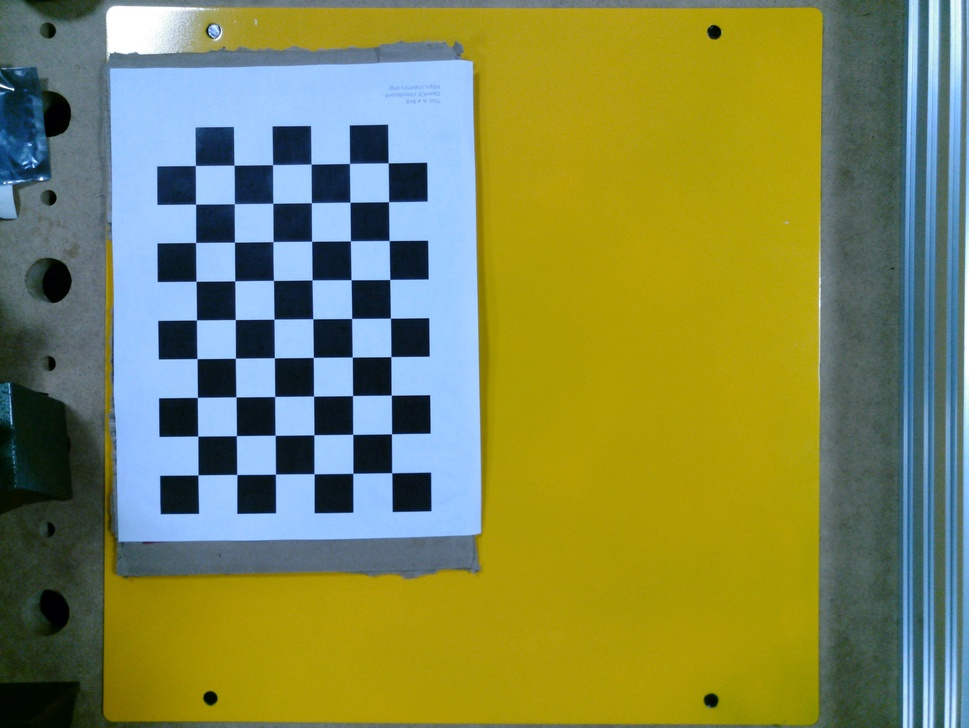
#> input picture calibration/calibrationimages/WIN_20240123_16_15_13_Pro.jpg, 969 x 728 px, shrunk from 4656 x 3496 before the run; its folder holds 5 pictures in this run
$ python calibration.py
#> lines starting #> are read from the running program, lines starting #| are printed output that depends on the picture; after the words box and inside, x2 and y2 are one past the last pixel; in counts of white or black regions, pixels touching at a corner belong together
#calibration code is from opencv website: https://docs.opencv.org/4.x/dc/dbb/tutorial_py_calibration.html

import numpy as np
import cv2 as cv
import glob

def img_show(img_to_show):
        aspect_ratio = img_to_show.shape[1] / img_to_show.shape[0]
        cv.namedWindow("Display Image", cv.WINDOW_NORMAL | cv.WINDOW_GUI_NORMAL)
        cv.imshow("Display Image", img_to_show)

        while True:
            key = cv.waitKey(1)
            if key == 27:
                break

            current_width = cv.getWindowImageRect("Display Image")[2]
            new_height = int(current_width / aspect_ratio)
            cv.resizeWindow("Display Image", current_width, new_height)
        cv.destroyAllWindows()

# termination criteria
criteria = (cv.TERM_CRITERIA_EPS + cv.TERM_CRITERIA_MAX_ITER, 30, 0.001)
# prepare object points, like (0,0,0), (1,0,0), (2,0,0) ....,(6,5,0)
objp = np.zeros((6*9,3), np.float32)
objp[:,:2] = np.mgrid[0:9,0:6].T.reshape(-1,2)*23
# Arrays to store object points and image points from all the images.
objpoints = [] # 3d point in real world space
imgpoints = [] # 2d points in image plane.
images = glob.glob("calibration\\calibrationimages\\*.jpg")
for fname in images:
    img = cv.imread(fname)
#> img is the input picture: shape (728, 969, 3); mean B, G, R 82.2, 135.4, 128.3
    gray = cv.cvtColor(img, cv.COLOR_BGR2GRAY)
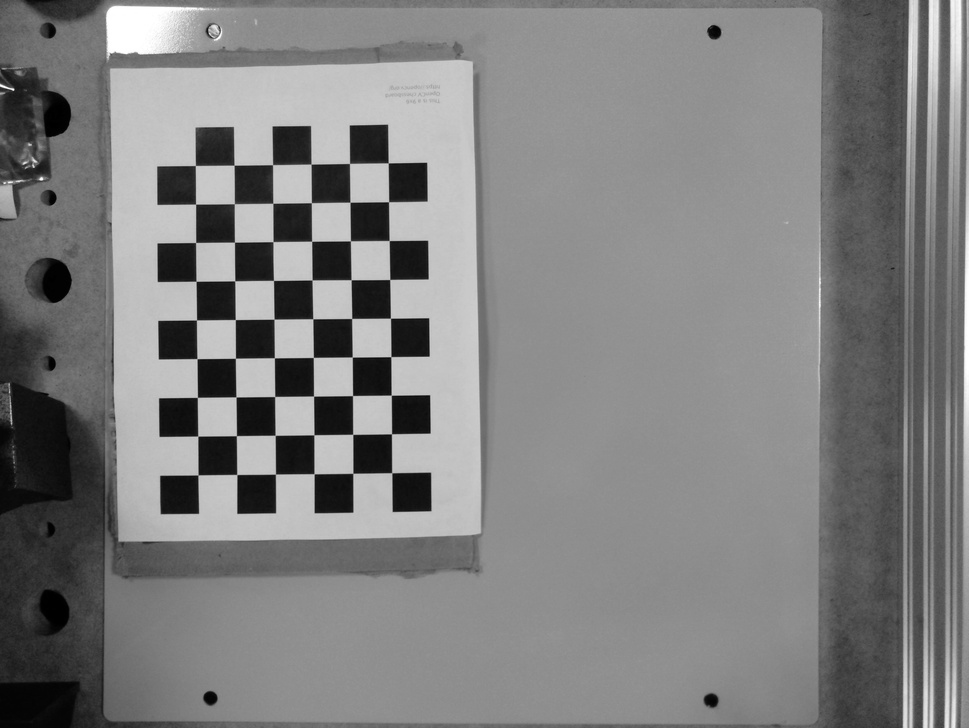
#> gray: shape (728, 969); min 0, max 255, mean 127.2
    # Find the chess board corners
    ret, corners = cv.findChessboardCorners(gray, (9,6), None)
#> ret = True; corners = 54 rows, first 8: [198, 475], [197.8, 436.1], [197.4, 397.4], [197, 358.6], [196.5, 320], [196.1, 281.3], [195.6, 242.5], [195.6, 204.1]
    # If found, add object points, image points (after refining them)
    if ret == True:
        objpoints.append(objp)
        corners2 = cv.cornerSubPix(gray,corners, (11,11), (-1,-1), criteria)
#> corners2 = 54 rows, first 8: [197.9, 474.9], [197.8, 436.1], [197.4, 397.4], [197, 358.6], [196.5, 319.9], [196, 281.3], [195.6, 242.5], [195.6, 204.1]
        imgpoints.append(corners2)
        # Draw and display the corners
        cv.drawChessboardCorners(img, (9,6), corners2, ret)
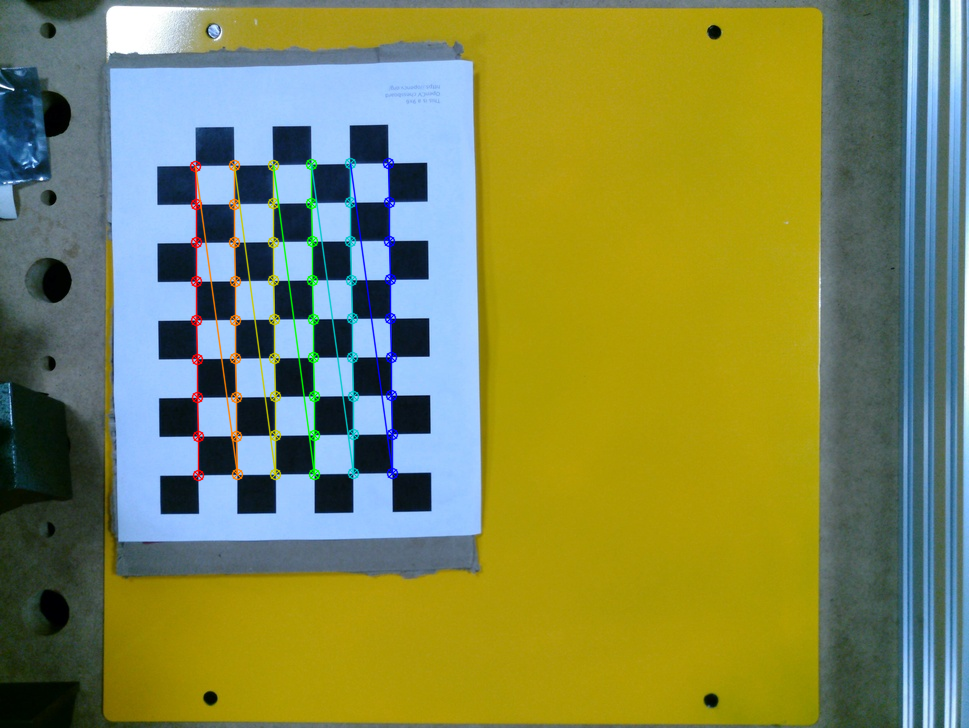
#> img: shape (728, 969, 3); 2.03% of pixels changed, all inside (x1, y1, x2, y2) = (189, 157, 399, 482)
#> pass 2 of the loop `for fname in images:`:
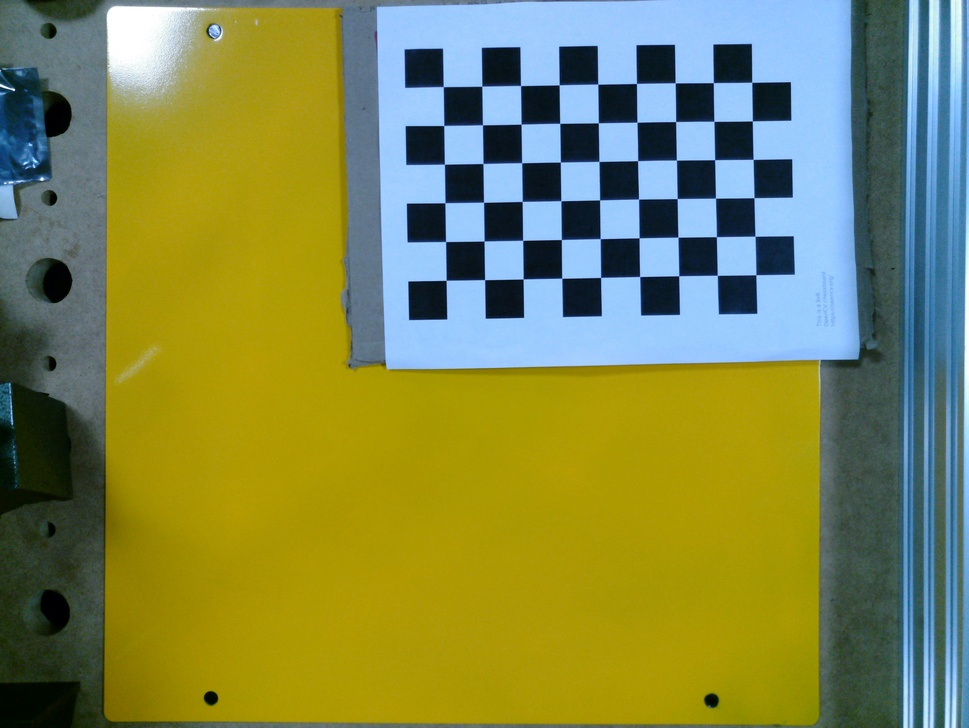
#> input picture calibration/calibrationimages/WIN_20240123_16_15_25_Pro.jpg, 969 x 728 px, shrunk from 4656 x 3496 before the run
#> img is the input picture: shape (728, 969, 3); mean B, G, R 78.6, 135.3, 127.5
#> `gray = cv.cvtColor(img, cv.COLOR_BGR2GRAY)`:
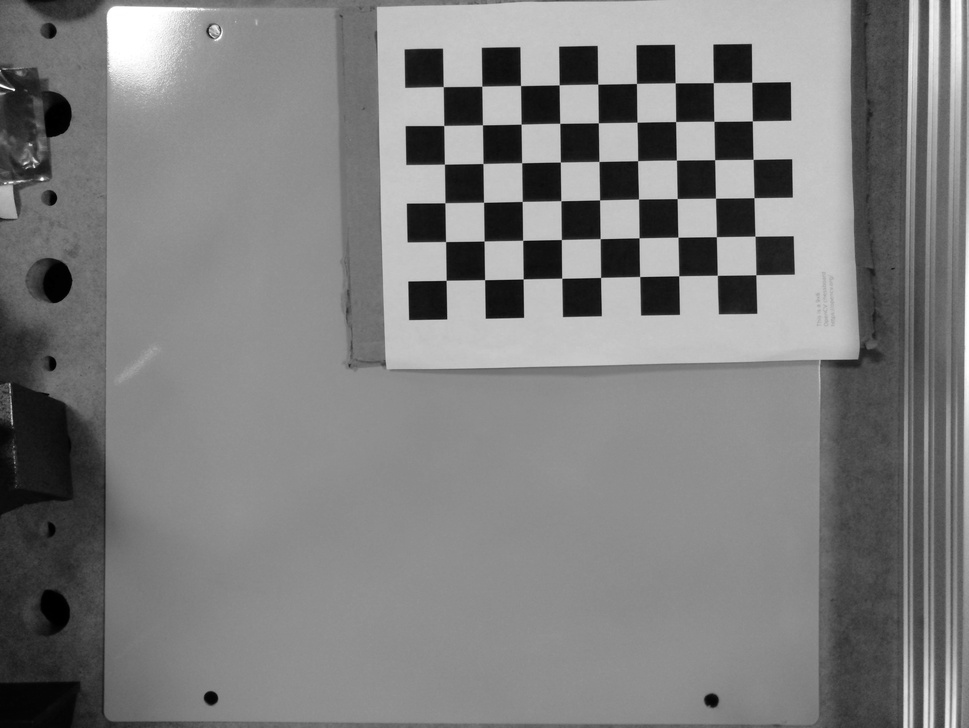
#> gray: shape (728, 969); min 0, max 255, mean 126.6
#> corners = 54 rows, first 8: [443.3, 86.67], [481.7, 86.3], [520.6, 85.54], [559.1, 84.94], [597.8, 84.21], [636.4, 83.49], [675.2, 82.89], [713.3, 82.66]
#> corners2 = 54 rows, first 8: [443.3, 86.59], [481.8, 86.19], [520.5, 85.5], [559.2, 84.82], [597.7, 84.16], [636.5, 83.4], [675.2, 82.79], [713.4, 82.62]
#> `cv.drawChessboardCorners(img, (9,6), corners2, ret)`:
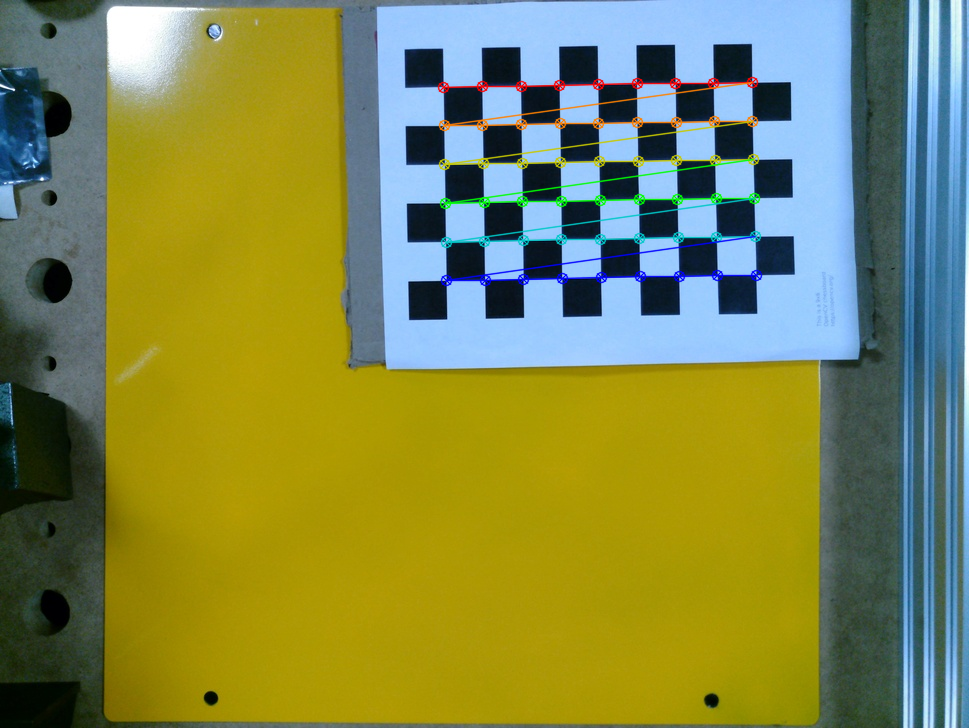
#> img: shape (728, 969, 3); 2.03% of pixels changed, all inside (x1, y1, x2, y2) = (437, 76, 763, 287)
#> pass 3 of the loop `for fname in images:`:
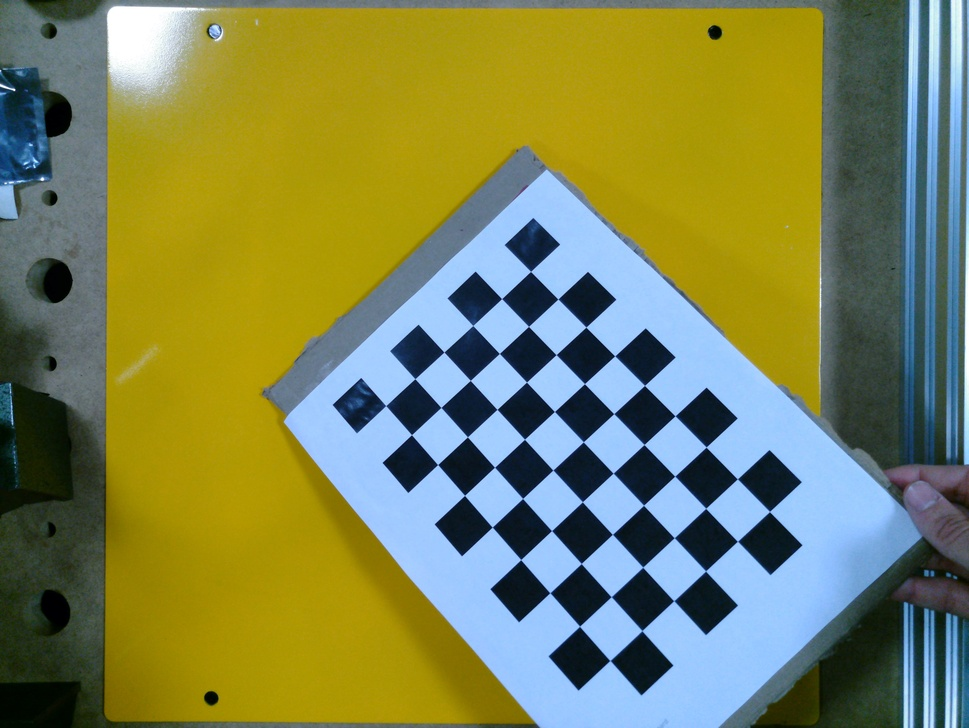
#> input picture calibration/calibrationimages/WIN_20240123_16_15_33_Pro.jpg, 969 x 728 px, shrunk from 4656 x 3496 before the run
#> img is the input picture: shape (728, 969, 3); mean B, G, R 84.4, 131.6, 125
#> `gray = cv.cvtColor(img, cv.COLOR_BGR2GRAY)`:
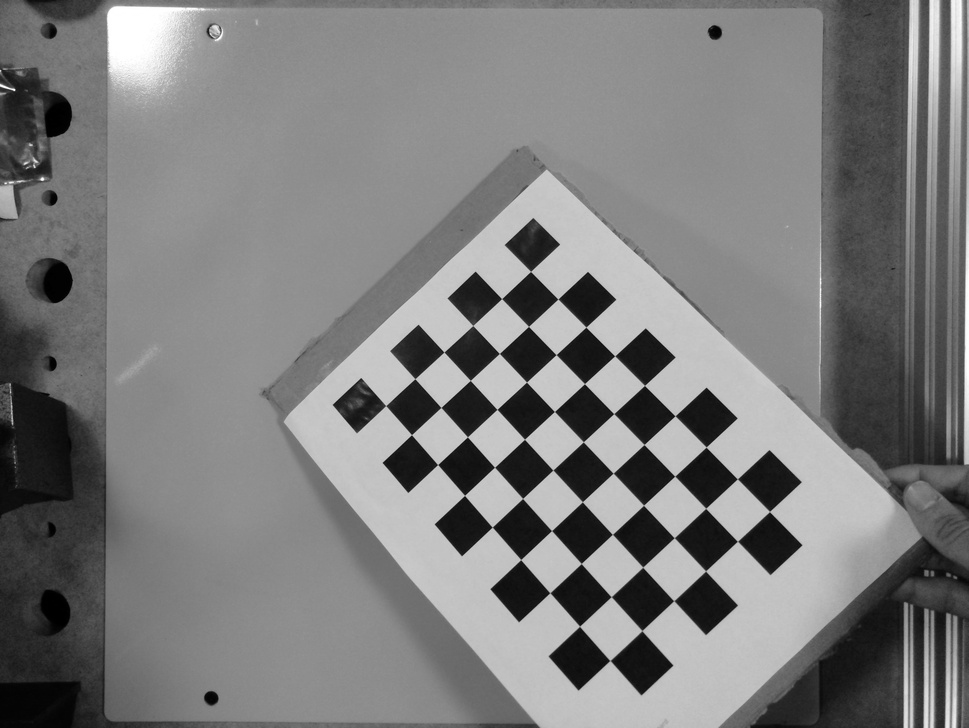
#> gray: shape (728, 969); min 0, max 255, mean 124.3
#> corners = 54 rows, first 8: [530.6, 271.5], [557.9, 299.1], [585.9, 327.2], [614.7, 355.9], [644.5, 385.5], [675, 415.8], [706.1, 447.1], [737.4, 478.8]
#> corners2 = 54 rows, first 8: [530.6, 271.4], [557.9, 299], [585.9, 327.1], [614.7, 355.8], [644.5, 385.4], [675.1, 415.8], [706.1, 447.1], [737.4, 478.9]
#> `cv.drawChessboardCorners(img, (9,6), corners2, ret)`:
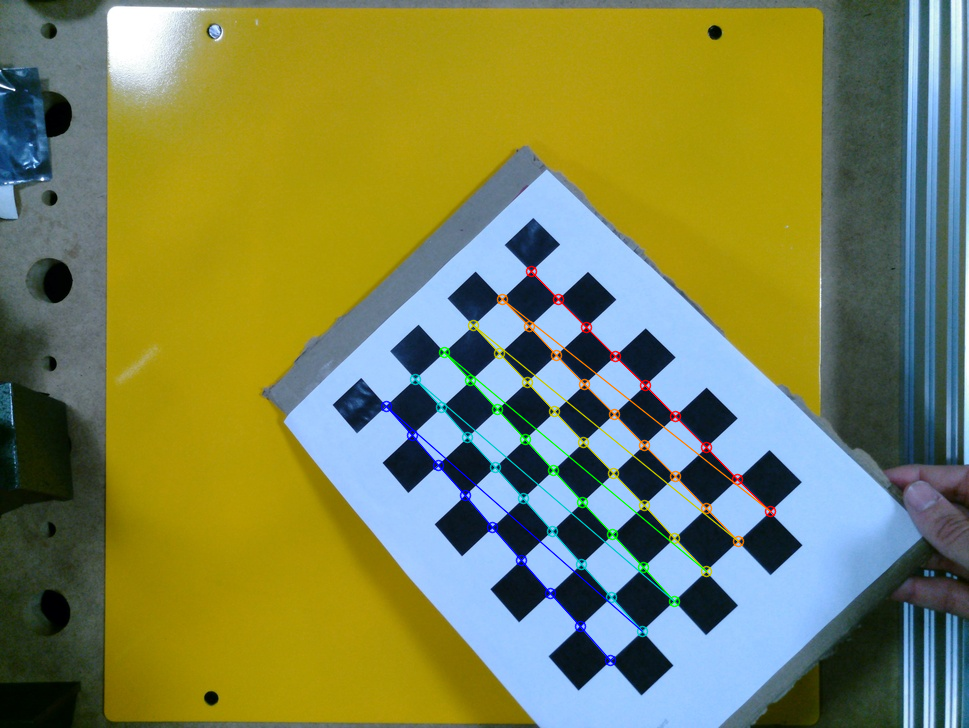
#> img: shape (728, 969, 3); 1.82% of pixels changed, all inside (x1, y1, x2, y2) = (380, 265, 777, 667)
#> the loop made 5 passes; the first 3 are shown
        #img_show(img)

ret, mtx, dist, rvecs, tvecs = cv.calibrateCamera(objpoints, imgpoints, gray.shape[::-1], None, None)

np.savetxt('calibration\\mtx.txt', mtx)
np.savetxt('calibration\\dist.txt', dist)


img = cv.imread('calibration\\calibrationimages\\both piece.jpg')
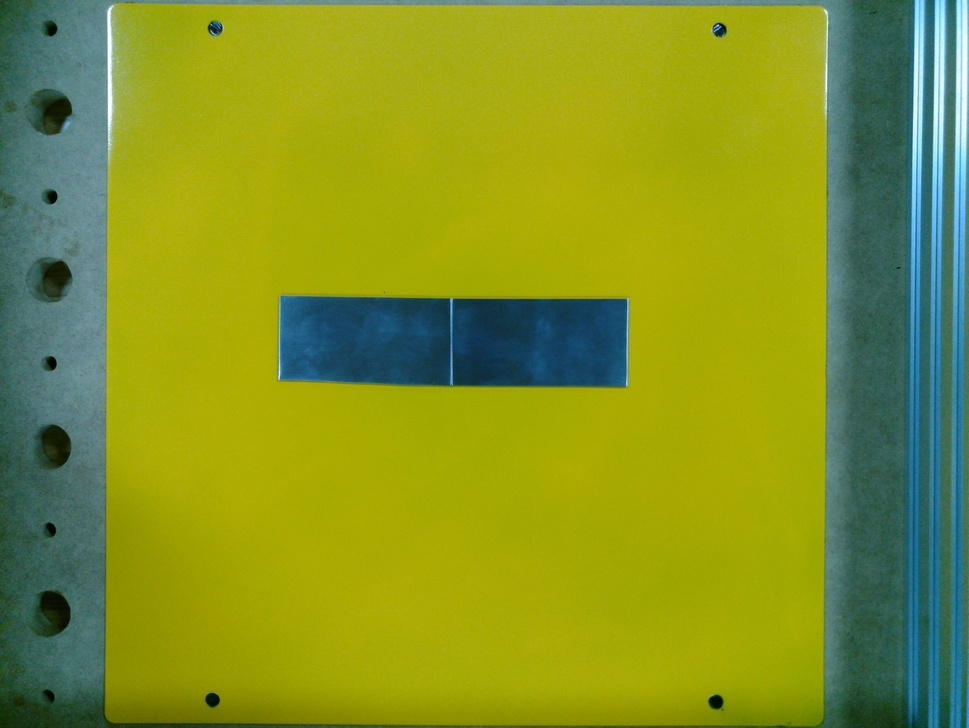
#> input picture calibration/calibrationimages/both piece.jpg, 969 x 728 px, shrunk from 4656 x 3496 before the run, found by its file name
#> img is the input picture: shape (728, 969, 3); mean B, G, R 37, 148.5, 132.3
h,  w = img.shape[:2]
#> h = 728; w = 969
newcameramtx, roi = cv.getOptimalNewCameraMatrix(mtx, dist, (w,h), 1, (w,h))

# undistort
mapx, mapy = cv.initUndistortRectifyMap(mtx, dist, None, newcameramtx, (w,h), 5)
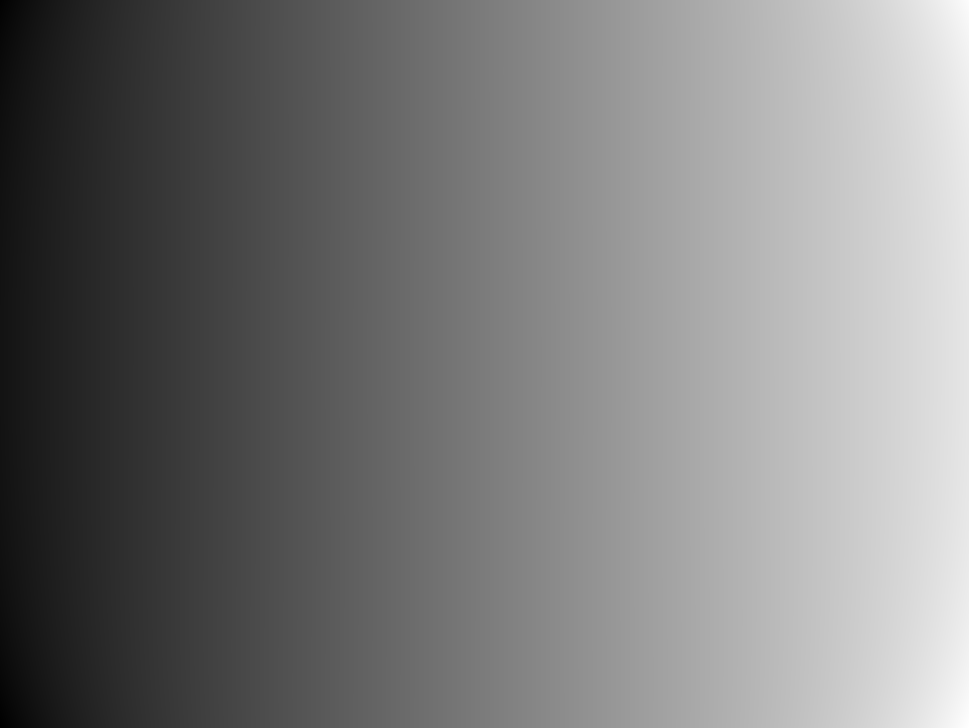
#> mapx: shape (728, 969) float32; min -87.81, max 1081.2, mean 481.3; drawn with min black and max white
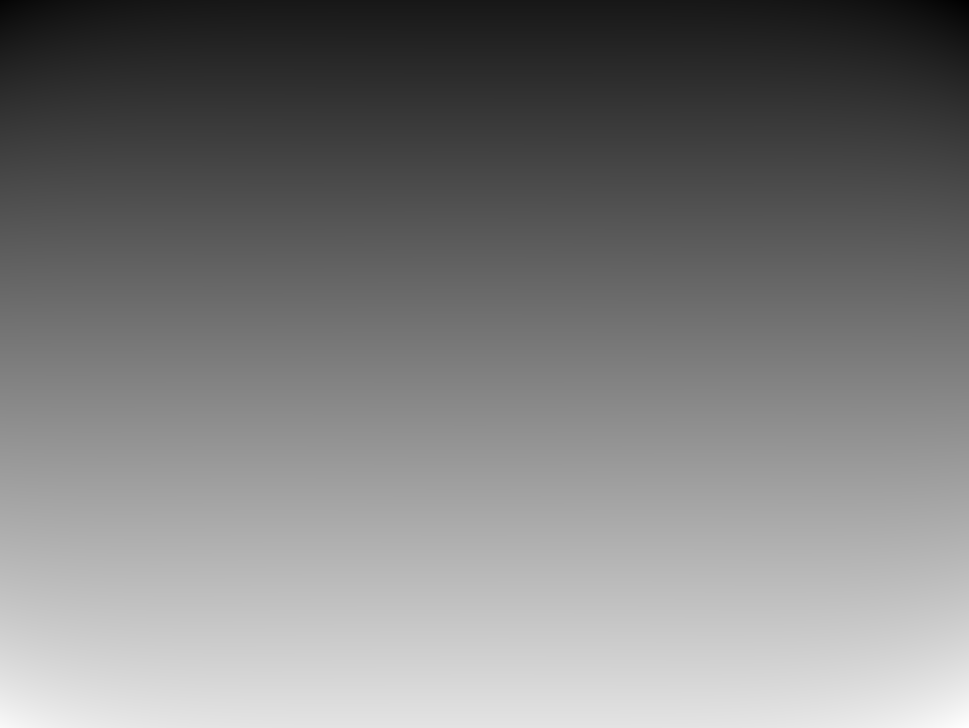
#> mapy: shape (728, 969) float32; min -84.12, max 824.2, mean 364; drawn with min black and max white
dst = cv.remap(img, mapx, mapy, cv.INTER_LINEAR) # cv.INTER_LINEAR, cv2.INTER_NEAREST, cv2.INTER_CUBIC, or cv2.INTER_LANCZOS4
#dst = cv.undistort(img, mtx, dist, None, newcameramtx)
# crop the image
x, y, w, h = roi
dst = dst[y:y+h, x:x+w]
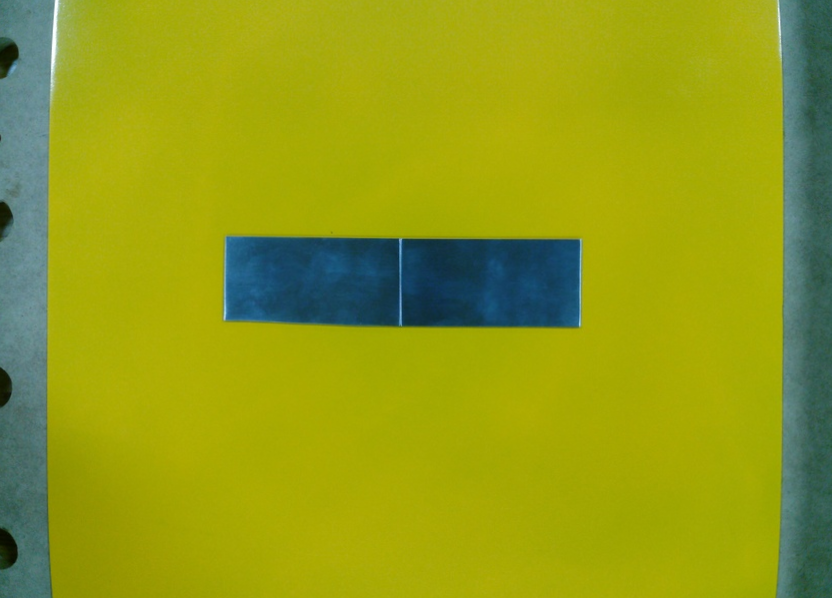
#> dst: shape (598, 832, 3); mean B, G, R 23.4, 156.9, 147.2
cv.imwrite('3calibresult.png', dst)

mean_error = 0
for i in range(len(objpoints)):
    imgpoints2, _ = cv.projectPoints(objpoints[i], rvecs[i], tvecs[i], mtx, dist)
    error = cv.norm(imgpoints[i], imgpoints2, cv.NORM_L2)/len(imgpoints2)
    mean_error += error
print( "total error: {}".format(mean_error/len(objpoints)) )
